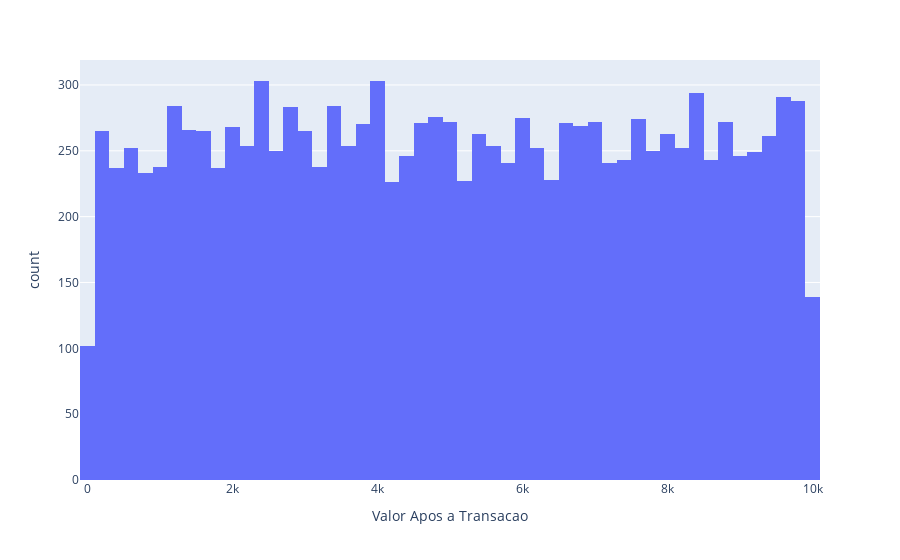

The notebook cell saved with this chart:
### Code cell
px.histogram(df_transacoes,x='Valor Apos a Transacao')

### Figure 1 — Plotly figure (JSON) as saved in the notebook; plotly's stock layout.template omitted (floating-point values rounded to 4 significant figures; data arrays with more than 128 entries replaced by an {"elided": "..."} marker saying what was removed)
{"data": [{"bingroup": "x", "hovertemplate": "Valor Apos a Transacao=%{x}<br>count=%{y}<extra></extra>", "legendgroup": "", "marker": {"color": "#636efa", "pattern": {"shape": ""}}, "name": "", "orientation": "v", "showlegend": false, "type": "histogram", "x": {"elided": "13000 float values"}, "xaxis": "x", "yaxis": "y"}], "layout": {"barmode": "relative", "legend": {"tracegroupgap": 0}, "margin": {"t": 60}, "xaxis": {"anchor": "y", "domain": [0, 1], "title": {"text": "Valor Apos a Transacao"}}, "yaxis": {"anchor": "x", "domain": [0, 1], "title": {"text": "count"}}}}
